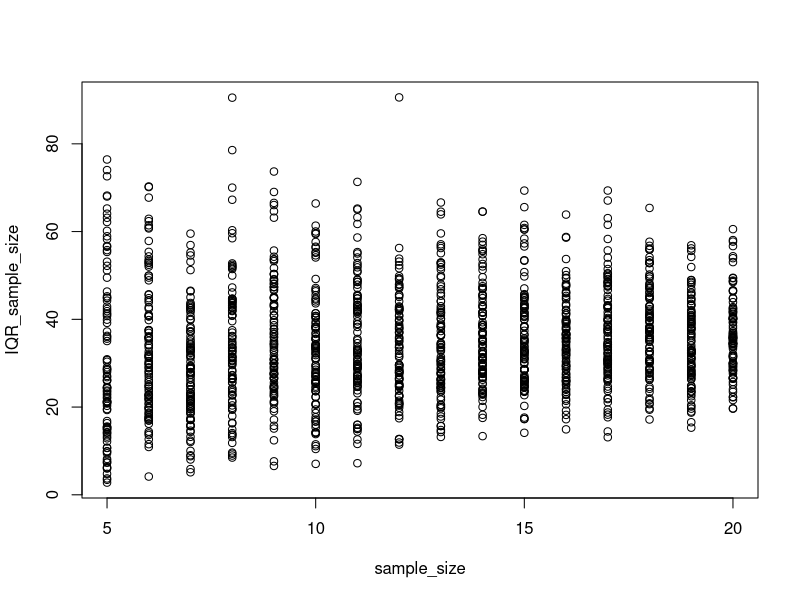

This figure's R source:
## ---- chunk 1
library(magrittr) 
library(dplyr) 
library(ggplot2) 
vole_vaso <- c(98,96,94,88,86,82,77,74,70,60,
           59,52,50,47,40,35,29,13,6,5)
## ---- chunk 2
mean(vole_vaso)
median(vole_vaso)
sd(vole_vaso)
IQR(vole_vaso)
summary(vole_vaso)
## ---- chunk 3
se_vol <- ((29.75244)/sqrt(20))
se_vol
## ---- chunk 4
quantile(vole_vaso, probs = 0.75)
## ---- chunk 5
vol_10 <- sample(vole_vaso, size = 10, replace = TRUE)
quantile(vol_10, probs= 0.75)
## ---- chunk 6
vol_vaso_sim <- data.frame(sample_size = rep(5:20, times = 100))
vol_vaso_sim$sim = 1:nrow(vol_vaso_sim)
head(vol_vaso_sim)
## ---- chunk 7
vol_vaso_sim <- vol_vaso_sim %>%
  group_by(sim) %>%
  mutate(IQR_sample_size = IQR(rnorm(sample_size, mean = 58.05, sd = 29.75244))) %>%
  ungroup()
head(vol_vaso_sim)
## ---- chunk 8
plot(IQR_sample_size ~ sample_size, data = vol_vaso_sim)
## ---- chunk 9
vol_vaso_sim <- vol_vaso_sim %>%
  group_by(sim) %>%
  mutate(IQR_SE = sd(rnorm(IQR_sample_size, mean = 58.05, sd = 29.75244))) 
head(vol_vaso_sim)
## ---- chunk 10
vol_vaso_sim <- vol_vaso_sim %>%
  group_by(sim) %>%
  mutate(CI_IQR = (2*IQR_SE)) %>%
  ungroup()
head(vol_vaso_sim)
